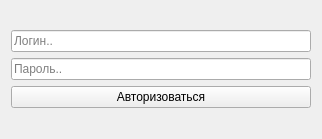
<?xml version="1.0" encoding="UTF-8"?>
<ui version="4.0">
 <class>Form</class>
 <widget class="QWidget" name="Form">
  <property name="windowModality">
   <enum>Qt::NonModal</enum>
  </property>
  <property name="geometry">
   <rect>
    <x>0</x>
    <y>0</y>
    <width>322</width>
    <height>139</height>
   </rect>
  </property>
  <property name="windowTitle">
   <string>Авторизация</string>
  </property>
  <layout class="QVBoxLayout" name="verticalLayout_3">
   <item>
    <layout class="QVBoxLayout" name="verticalLayout_2">
     <item>
      <widget class="QLineEdit" name="lineEdit">
       <property name="text">
        <string/>
       </property>
       <property name="placeholderText">
        <string>Логин..</string>
       </property>
      </widget>
     </item>
     <item>
      <widget class="QLineEdit" name="lineEdit_2">
       <property name="placeholderText">
        <string>Пароль..</string>
       </property>
      </widget>
     </item>
     <item>
      <widget class="QPushButton" name="pushButton">
       <property name="text">
        <string>Авторизоваться</string>
       </property>
      </widget>
     </item>
    </layout>
   </item>
  </layout>
 </widget>
 <resources/>
 <connections/>
</ui>
